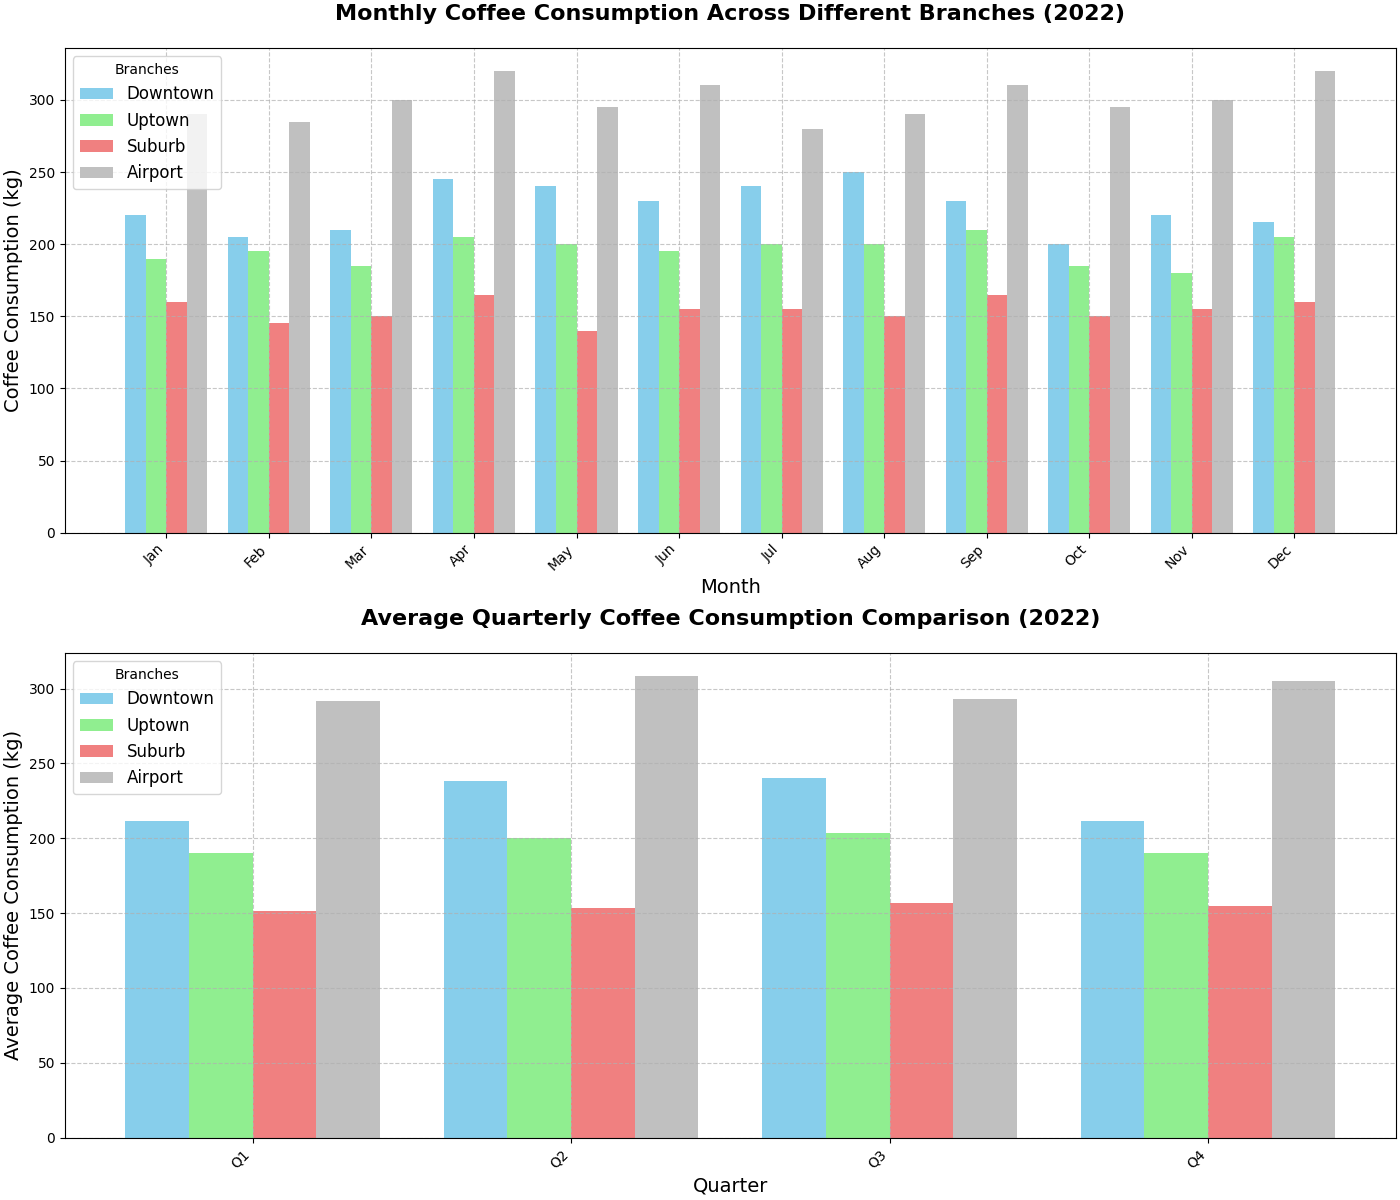

Python code for this plot:
import matplotlib.pyplot as plt
import numpy as np

branches = ['Downtown', 'Uptown', 'Suburb', 'Airport']
months = np.arange(1, 13)

downtown_consumption = [220, 205, 210, 245, 240, 230, 240, 250, 230, 200, 220, 215]
uptown_consumption = [190, 195, 185, 205, 200, 195, 200, 200, 210, 185, 180, 205]
suburb_consumption = [160, 145, 150, 165, 140, 155, 155, 150, 165, 150, 155, 160]
airport_consumption = [290, 285, 300, 320, 295, 310, 280, 290, 310, 295, 300, 320]

fig, axes = plt.subplots(2, 1, figsize=(14, 12), constrained_layout=True)

bar_width = 0.2
x_indices = np.arange(len(months))

# Shuffle color assignment
colors = ['skyblue', 'lightgreen', 'lightcoral', 'silver'] # A shuffled order of colors

# Bar chart for coffee consumption per branch across months
for i, (consumption, label) in enumerate(zip([downtown_consumption, uptown_consumption, suburb_consumption, airport_consumption], branches)):
    axes[0].bar(x_indices + i * bar_width, consumption, bar_width, label=label, color=colors[i])

axes[0].set_title("Monthly Coffee Consumption Across Different Branches (2022)", fontsize=16, fontweight='bold', pad=20)
axes[0].set_xlabel("Month", fontsize=14)
axes[0].set_ylabel("Coffee Consumption (kg)", fontsize=14)
axes[0].set_xticks(x_indices + bar_width * 1.5)
axes[0].set_xticklabels(['Jan', 'Feb', 'Mar', 'Apr', 'May', 'Jun', 'Jul', 'Aug', 'Sep', 'Oct', 'Nov', 'Dec'], rotation=45, ha='right')
axes[0].legend(loc='upper left', title='Branches', fontsize=12)
axes[0].grid(True, linestyle='--', alpha=0.7)

# Grouped bar chart to compare average consumption per branch during quarters
quarters = ['Q1', 'Q2', 'Q3', 'Q4']
x_indices_2 = np.arange(len(quarters))
average_consumptions = {
    'Downtown': [np.mean(downtown_consumption[i*3:i*3+3]) for i in range(4)],
    'Uptown': [np.mean(uptown_consumption[i*3:i*3+3]) for i in range(4)],
    'Suburb': [np.mean(suburb_consumption[i*3:i*3+3]) for i in range(4)],
    'Airport': [np.mean(airport_consumption[i*3:i*3+3]) for i in range(4)],
}

for i, (label, avg) in enumerate(average_consumptions.items()):
    axes[1].bar(x_indices_2 + i * bar_width, avg, bar_width, label=label, color=colors[i])

axes[1].set_title("Average Quarterly Coffee Consumption Comparison (2022)", fontsize=16, fontweight='bold', pad=20)
axes[1].set_xlabel("Quarter", fontsize=14)
axes[1].set_ylabel("Average Coffee Consumption (kg)", fontsize=14)
axes[1].set_xticks(x_indices_2 + bar_width * 1.5)
axes[1].set_xticklabels(quarters, rotation=45, ha='right')
axes[1].legend(loc='upper left', title='Branches', fontsize=12)
axes[1].grid(True, linestyle='--', alpha=0.7)

plt.show()
